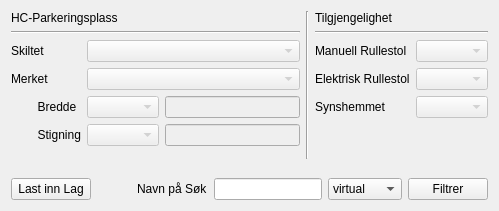
             <widget class="QWidget" name="tab_10">
              <attribute name="title">
               <string>HC-Parkeringsplass</string>
              </attribute>
              <layout class="QVBoxLayout" name="verticalLayout_44">
               <item>
                <layout class="QVBoxLayout" name="verticalLayout_43">
                 <item>
                  <layout class="QHBoxLayout" name="horizontalLayout_69">
                   <item>
                    <layout class="QVBoxLayout" name="verticalLayout_41">
                     <item>
                      <widget class="QLabel" name="label_89">
                       <property name="text">
                        <string>HC-Parkeringsplass</string>
                       </property>
                      </widget>
                     </item>
                     <item>
                      <widget class="Line" name="line_23">
                       <property name="orientation">
                        <enum>Qt::Horizontal</enum>
                       </property>
                      </widget>
                     </item>
                     <item>
                      <layout class="QFormLayout" name="formLayout_16">
                       <property name="fieldGrowthPolicy">
                        <enum>QFormLayout::AllNonFixedFieldsGrow</enum>
                       </property>
                       <item row="0" column="0">
                        <widget class="QLabel" name="label_90">
                         <property name="text">
                          <string>Skiltet</string>
                         </property>
                        </widget>
                       </item>
                       <item row="0" column="1">
                        <widget class="QComboBox" name="comboBox_25">
                         <property name="enabled">
                          <bool>false</bool>
                         </property>
                         <item>
                          <property name="text">
                           <string/>
                          </property>
                         </item>
                         <item>
                          <property name="text">
                           <string>Ja</string>
                          </property>
                         </item>
                         <item>
                          <property name="text">
                           <string>Nei</string>
                          </property>
                         </item>
                        </widget>
                       </item>
                       <item row="1" column="0">
                        <widget class="QLabel" name="label_91">
                         <property name="text">
                          <string>Merket</string>
                         </property>
                        </widget>
                       </item>
                       <item row="1" column="1">
                        <widget class="QComboBox" name="comboBox_26">
                         <property name="enabled">
                          <bool>false</bool>
                         </property>
                         <item>
                          <property name="text">
                           <string/>
                          </property>
                         </item>
                         <item>
                          <property name="text">
                           <string>Ja</string>
                          </property>
                         </item>
                         <item>
                          <property name="text">
                           <string>Nei</string>
                          </property>
                         </item>
                        </widget>
                       </item>
                       <item row="2" column="0">
                        <widget class="QLabel" name="label_93">
                         <property name="text">
                          <string>        Bredde</string>
                         </property>
                        </widget>
                       </item>
                       <item row="2" column="1">
                        <layout class="QHBoxLayout" name="horizontalLayout_66">
                         <item>
                          <widget class="QComboBox" name="comboBox_28">
                           <property name="enabled">
                            <bool>false</bool>
                           </property>
                          </widget>
                         </item>
                         <item>
                          <widget class="QLineEdit" name="lineEdit_8">
                           <property name="enabled">
                            <bool>false</bool>
                           </property>
                          </widget>
                         </item>
                        </layout>
                       </item>
                       <item row="3" column="0">
                        <widget class="QLabel" name="label_94">
                         <property name="text">
                          <string>        Stigning</string>
                         </property>
                        </widget>
                       </item>
                       <item row="3" column="1">
                        <layout class="QHBoxLayout" name="horizontalLayout_67">
                         <item>
                          <widget class="QComboBox" name="comboBox_29">
                           <property name="enabled">
                            <bool>false</bool>
                           </property>
                          </widget>
                         </item>
                         <item>
                          <widget class="QLineEdit" name="lineEdit_9">
                           <property name="enabled">
                            <bool>false</bool>
                           </property>
                          </widget>
                         </item>
                        </layout>
                       </item>
                      </layout>
                     </item>
                     <item>
                      <spacer name="verticalSpacer_22">
                       <property name="orientation">
                        <enum>Qt::Vertical</enum>
                       </property>
                       <property name="sizeHint" stdset="0">
                        <size>
                         <width>17</width>
                         <height>13</height>
                        </size>
                       </property>
                      </spacer>
                     </item>
                    </layout>
                   </item>
                   <item>
                    <widget class="Line" name="line_26">
                     <property name="orientation">
                      <enum>Qt::Vertical</enum>
                     </property>
                    </widget>
                   </item>
                   <item>
                    <layout class="QVBoxLayout" name="verticalLayout_42">
                     <item>
                      <widget class="QLabel" name="label_102">
                       <property name="text">
                        <string>Tilgjengelighet</string>
                       </property>
                      </widget>
                     </item>
                     <item>
                      <widget class="Line" name="line_25">
                       <property name="orientation">
                        <enum>Qt::Horizontal</enum>
                       </property>
                      </widget>
                     </item>
                     <item>
                      <layout class="QFormLayout" name="formLayout_17">
                       <item row="0" column="0">
                        <widget class="QLabel" name="label_103">
                         <property name="text">
                          <string>Manuell Rullestol</string>
                         </property>
                        </widget>
                       </item>
                       <item row="0" column="1">
                        <widget class="QComboBox" name="comboBox_manuell_rullestol_5">
                         <property name="enabled">
                          <bool>false</bool>
                         </property>
                        </widget>
                       </item>
                       <item row="1" column="0">
                        <widget class="QLabel" name="label_104">
                         <property name="text">
                          <string>Elektrisk Rullestol</string>
                         </property>
                        </widget>
                       </item>
                       <item row="1" column="1">
                        <widget class="QComboBox" name="comboBox_el_rullestol_4">
                         <property name="enabled">
                          <bool>false</bool>
                         </property>
                        </widget>
                       </item>
                       <item row="2" column="0">
                        <widget class="QLabel" name="label_105">
                         <property name="text">
                          <string>Synshemmet</string>
                         </property>
                        </widget>
                       </item>
                       <item row="2" column="1">
                        <widget class="QComboBox" name="comboBox_syn_5">
                         <property name="enabled">
                          <bool>false</bool>
                         </property>
                        </widget>
                       </item>
                      </layout>
                     </item>
                     <item>
                      <spacer name="verticalSpacer_23">
                       <property name="orientation">
                        <enum>Qt::Vertical</enum>
                       </property>
                       <property name="sizeHint" stdset="0">
                        <size>
                         <width>20</width>
                         <height>40</height>
                        </size>
                       </property>
                      </spacer>
                     </item>
                    </layout>
                   </item>
                  </layout>
                 </item>
                 <item>
                  <spacer name="verticalSpacer_24">
                   <property name="orientation">
                    <enum>Qt::Vertical</enum>
                   </property>
                   <property name="sizeHint" stdset="0">
                    <size>
                     <width>17</width>
                     <height>13</height>
                    </size>
                   </property>
                  </spacer>
                 </item>
                 <item>
                  <layout class="QHBoxLayout" name="horizontalLayout_70">
                   <item>
                    <widget class="QPushButton" name="pushButton_LastInngang_7">
                     <property name="text">
                      <string>Last inn Lag</string>
                     </property>
                    </widget>
                   </item>
                   <item>
                    <spacer name="horizontalSpacer_12">
                     <property name="orientation">
                      <enum>Qt::Horizontal</enum>
                     </property>
                     <property name="sizeHint" stdset="0">
                      <size>
                       <width>40</width>
                       <height>20</height>
                      </size>
                     </property>
                    </spacer>
                   </item>
                   <item>
                    <layout class="QHBoxLayout" name="horizontalLayout_71">
                     <item>
                      <widget class="QLabel" name="label_106">
                       <property name="text">
                        <string>Navn på Søk</string>
                       </property>
                      </widget>
                     </item>
                     <item>
                      <widget class="QLineEdit" name="lineEdit_navn_paa_sok_inngang_6"/>
                     </item>
                     <item>
                      <widget class="QComboBox" name="comboBox_sok_metode_6">
                       <item>
                        <property name="text">
                         <string>virtual</string>
                        </property>
                       </item>
                       <item>
                        <property name="text">
                         <string>memory</string>
                        </property>
                       </item>
                      </widget>
                     </item>
                     <item>
                      <widget class="QPushButton" name="pushButton_filtrerInngang_6">
                       <property name="text">
                        <string>Filtrer</string>
                       </property>
                      </widget>
                     </item>
                    </layout>
                   </item>
                  </layout>
                 </item>
                </layout>
               </item>
              </layout>
             </widget>
